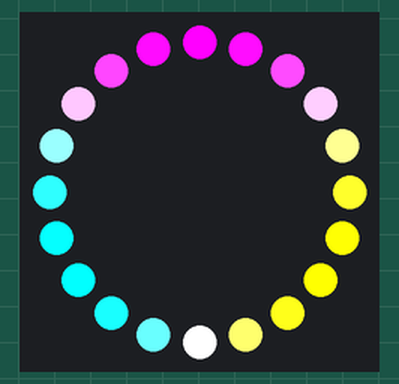
Recording of a sketch running on a simulated Arduino Uno, built with avr-gcc and run on an emulated ATmega328P. On the bench: 20 RGB LEDs in a ring, first at the top, clockwise. Random numbers use the default seed unless the sketch sets one.

Above: at 0.21 s.
At 5.28 s:
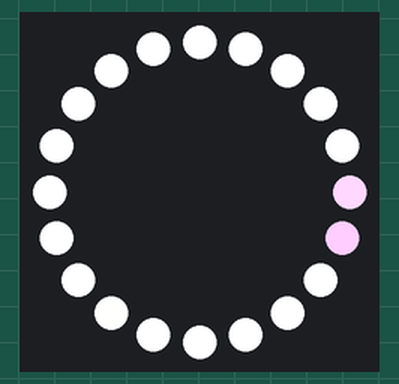
At 10.35 s:
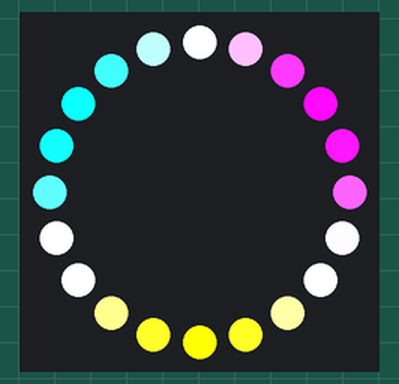
At 20.02 s:
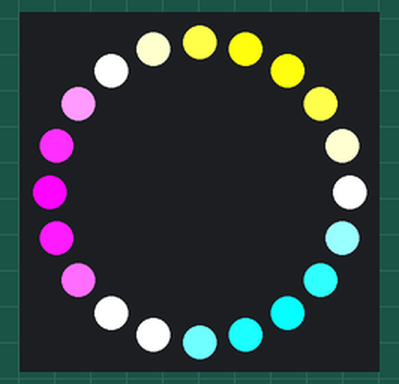
At 29.7 s:
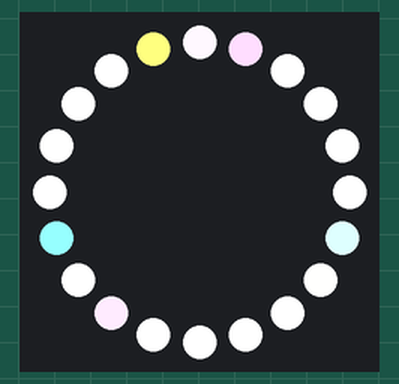
At 39.84 s:
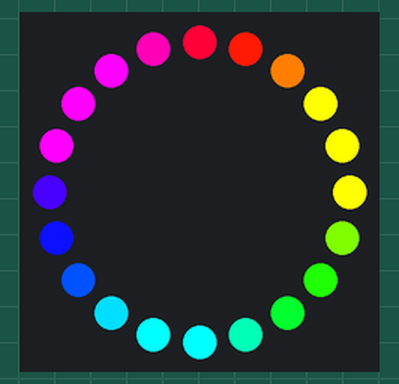

The sketch:

UnoTest.ino
```cpp
/*
 Name:		UnoTest.ino
 Created:	25.10.2019 09:11:30
 Author:	langeoli
*/
#include <Adafruit_NeoPixel.h>
#include "ColorFlare.h"
#include "WhiteBright.h"
#include "TheRings.h"
#include "TheFlash.h"

#define NUM_PIXELS 20
#define PIXEL_PIN 6

// the setup function runs once when you press reset or power the board
Adafruit_NeoPixel strip(NUM_PIXELS, PIXEL_PIN, NEO_GRB);
int flareDelay = 150;
ColorFlare colorFlare(&strip, flareDelay);

int wheelDelay = 100;
WhiteBright whiteBright(&strip, wheelDelay);

int ringDelay = 50;
TheRings theRings(&strip, ringDelay);

int flashdelay = 500;
int flashtime = 15;
TheFlash theFlash(&strip, flashdelay, flashtime);

void setup() {
	strip.begin();           // INITIALIZE NeoPixel strip object (REQUIRED)
	strip.show();            // Turn OFF all pixels ASAP
	//Serial.begin(9600);
}

// the loop function runs over and over again until power down or reset
void loop() {
	//theFlash.RunFlash(millis());
	theRings.RunTheRings(millis());
	//colorFlare.RunColorFlare(millis());
	//whiteBright.RunWheel(millis());
	//rainbow(50);
	/*strip.setPixelColor(0, 65280 | 255 );
	strip.show();*/
}

void rainbow(int wait) {
	// Hue of first pixel runs 5 complete loops through the color wheel.
	// Color wheel has a range of 65536 but it's OK if we roll over, so
	// just count from 0 to 5*65536. Adding 256 to firstPixelHue each time
	// means we'll make 5*65536/256 = 1280 passes through this outer loop:
	for (long firstPixelHue = 0; firstPixelHue < 5 * 65536; firstPixelHue += 256) {
		for (int i = 0; i < strip.numPixels(); i++) { // For each pixel in strip...
		  // Offset pixel hue by an amount to make one full revolution of the
		  // color wheel (range of 65536) along the length of the strip
		  // (strip.numPixels() steps):
			int pixelHue = firstPixelHue + (i * 65536L / strip.numPixels());
			// strip.ColorHSV() can take 1 or 3 arguments: a hue (0 to 65535) or
			// optionally add saturation and value (brightness) (each 0 to 255).
			// Here we're using just the single-argument hue variant. The result
			// is passed through strip.gamma32() to provide 'truer' colors
			// before assigning to each pixel:
			strip.setPixelColor(i, strip.gamma32(strip.ColorHSV(pixelHue)));
		}
		strip.show(); // Update strip with new contents
		delay(wait);  // Pause for a moment
	}
}
```

ColorFlare.cpp
```cpp
#include "ColorFlare.h"

ColorFlare::ColorFlare(Adafruit_NeoPixel* strip, int delay)
{
	_strip = strip;
	_lastMilliSeconds = 0;
	_currentInterval = 0;
	_delay = delay;

	_lowerBound = 2000;
	_upperBound = 7500;
}

void ColorFlare::RunColorFlare(unsigned long milliseconds)
{
	_currentInterval = milliseconds - _lastMilliSeconds;
	if (_currentInterval > _delay)
	{
		Flare();
		_lastMilliSeconds = milliseconds;
	}
}

void ColorFlare::Flare()
{
	static long pixelHue = 0;

	pixelHue += 128;
	if(pixelHue > 5 * 65536)
		pixelHue = 0;

	for (int i = 0; i < _strip->numPixels(); i++)
	{
		_strip->setPixelColor(i, _strip->gamma32(_strip->ColorHSV(rand(pixelHue), 255, 255 - rand())));
	}
	_strip->show();
}

void ColorFlare::RunCandle(unsigned long milliseconds)
{
	_currentInterval = milliseconds - _lastMilliSeconds;
	if (_currentInterval > _delay)
	{
		Candle();
		_lastMilliSeconds = milliseconds;
	}
}

void ColorFlare::Candle()
{
	static long pixelHue = 0;
	static bool toYellow = true;

	if (toYellow)
	{
		pixelHue += 128;
		if (pixelHue > _upperBound)
			toYellow = false;
	}
	else
	{
		pixelHue -= 128;
		if (pixelHue < _lowerBound)
			toYellow = true;
	}

	for (int i = 0; i < _strip->numPixels(); i++)
	{
		_strip->setPixelColor(i, _strip->gamma32(_strip->ColorHSV(rand(pixelHue), 255, 255 - rand())));
	}
	_strip->show();
}

long ColorFlare::rand(long color)
{
	long temp = random(-250, 250) + color;
	temp = min(temp, 5*65536);
	temp = max(temp, 0);
	return temp;
}

uint8_t ColorFlare::rand()
{
	return (uint8_t)random(32);
}
```

ColorFlare.h
```cpp
#pragma once
#include <Adafruit_NeoPixel.h>

class ColorFlare
{
public:
	ColorFlare(Adafruit_NeoPixel* strip, int delay);
	void RunColorFlare(unsigned long milliseconds);
	void RunCandle(unsigned long milliseconds);

private:
	Adafruit_NeoPixel* _strip;
	unsigned long _lastMilliSeconds;
	unsigned int _currentInterval;
	int _delay;

	void Flare();
	void Candle();
	long rand(long color);
	uint8_t rand();

	uint16_t _lowerBound;
	uint16_t _upperBound;
};
```

TheFlash.cpp
```cpp
#include "TheFlash.h"

TheFlash::TheFlash(Adafruit_NeoPixel* strip, int delay, int flashmillis)
{
	_strip = strip;
	_lastMilliSeconds = 0;
	_currentInterval = 0;
	_delay = delay;
	_flashmillis = flashmillis;
}

void TheFlash::RunFlash(unsigned long milliseconds)
{
	_currentInterval = milliseconds - _lastMilliSeconds;
	if (_currentInterval > _delay)
	{
		Flash();
		_lastMilliSeconds = milliseconds;
	}
}

void TheFlash::Flash()
{
	StripOn();
	delay(_flashmillis);
	StripOff();
}

void TheFlash::StripOn()
{
	for (int i = 0; i < _strip->numPixels(); i++)
	{
		_strip->setPixelColor(i, 255, 255, 255);
	}
	_strip->show();
}

void TheFlash::StripOff()
{
	for (int i = 0; i < _strip->numPixels(); i++)
	{
		_strip->setPixelColor(i, 0, 0, 0);
	}
	_strip->show();
}
```

TheFlash.h
```cpp
#pragma once

#include <Adafruit_NeoPixel.h>

class TheFlash
{
public:
	TheFlash(Adafruit_NeoPixel* strip, int delay, int flashmillis);
	void RunFlash(unsigned long milliseconds);

private:
	Adafruit_NeoPixel* _strip;
	unsigned long _lastMilliSeconds;
	unsigned int _currentInterval;
	int _delay;
	int _flashmillis;

	void Flash();
	void StripOn();
	void StripOff();
};
```

TheRings.cpp
```cpp
#include "TheRings.h"

TheRings::TheRings(Adafruit_NeoPixel* strip, int delay)
{
	_strip = strip;
	_lastMilliSeconds = 0;
	_currentInterval = 0;
	_delay = delay;
}

void TheRings::RunTheRings(unsigned long milliseconds)
{
	_currentInterval = milliseconds - _lastMilliSeconds;
	if (_currentInterval > _delay)
	{
		Ring();
		_lastMilliSeconds = milliseconds;
	}
}

void TheRings::Ring()
{
	static long hueR1 = 0;
	static long hueReverse = 5 * 65536 / 3;
	static long hueR2 = 5 * 65536 / 6;

	hueR1 %= 5 * 65536;
	hueReverse %= 5 * 65536;
	hueR2 %= 5 * 65536;
	for (int i = 0; i < _strip->numPixels(); i++)
	{
		_strip->setPixelColor(i, RingV1(i, hueR1) | RingV1(i, hueReverse) | RingV1(i, hueR2));
	}
	hueR1 += 256;
	hueReverse -= 96;
	hueR2 += 16;

	_strip->show();
}

unsigned long TheRings::RingV1(int position, long hue)
{
	int pixelHue = hue + (position * 65536L / _strip->numPixels());
	return	_strip->gamma32(_strip->ColorHSV(pixelHue));
}
```

TheRings.h
```cpp
#pragma once

#include <Adafruit_NeoPixel.h>

class TheRings
{
public:
	TheRings(Adafruit_NeoPixel* strip, int delay);
	void RunTheRings(unsigned long milliseconds);

private:
	Adafruit_NeoPixel* _strip;
	unsigned long _lastMilliSeconds;
	unsigned int _currentInterval;
	int _delay;

	void Ring();

	unsigned long RingV1(int position, long hue);
};
```

WhiteBright.cpp
```cpp
#include "WhiteBright.h"

WhiteBright::WhiteBright(Adafruit_NeoPixel* strip, int delay)
{
	_strip = strip;
	_lastMilliSeconds = 0;
	_currentInterval = 0;
	_delay = delay;
}

void WhiteBright::RunWheel(unsigned long milliseconds)
{
	_currentInterval = milliseconds - _lastMilliSeconds;
	if (_currentInterval > _delay)
	{
		Wheel();
		_lastMilliSeconds = milliseconds;
	}
}

void WhiteBright::Wheel()
{
	static int currentStartpixel = 0;
	ShutOffStrip();
	int sequenceLenght = 5;
	for (int i = 0; i < sequenceLenght; i++)
	{
		int currentIndex = i + currentStartpixel;
		if (currentIndex > _strip->numPixels() - 1)
		{
			currentIndex -= _strip->numPixels();
		}
		_strip->setPixelColor(currentIndex, 255, 0, 0 );
	}
	_strip->show();
	currentStartpixel++;
	if (currentStartpixel > _strip->numPixels())
	{
		currentStartpixel = 0;
	}
}

void WhiteBright::ShutOffStrip()
{
	for (int i = 0; i < _strip->numPixels(); i++)
	{
		_strip->setPixelColor(i, 0, 0, 0);
	}
	_strip->show();
}
```

WhiteBright.h
```cpp
#pragma once
#include <Adafruit_NeoPixel.h>

class WhiteBright
{
public:
	WhiteBright(Adafruit_NeoPixel* strip, int delay);
	void RunWheel(unsigned long milliseconds);
	//void RunColorWheel(unsigned long milliseconds);

private:
	Adafruit_NeoPixel* _strip;
	unsigned long _lastMilliSeconds;
	unsigned int _currentInterval;
	int _delay;

	void Wheel();
	void ShutOffStrip();
};
```
